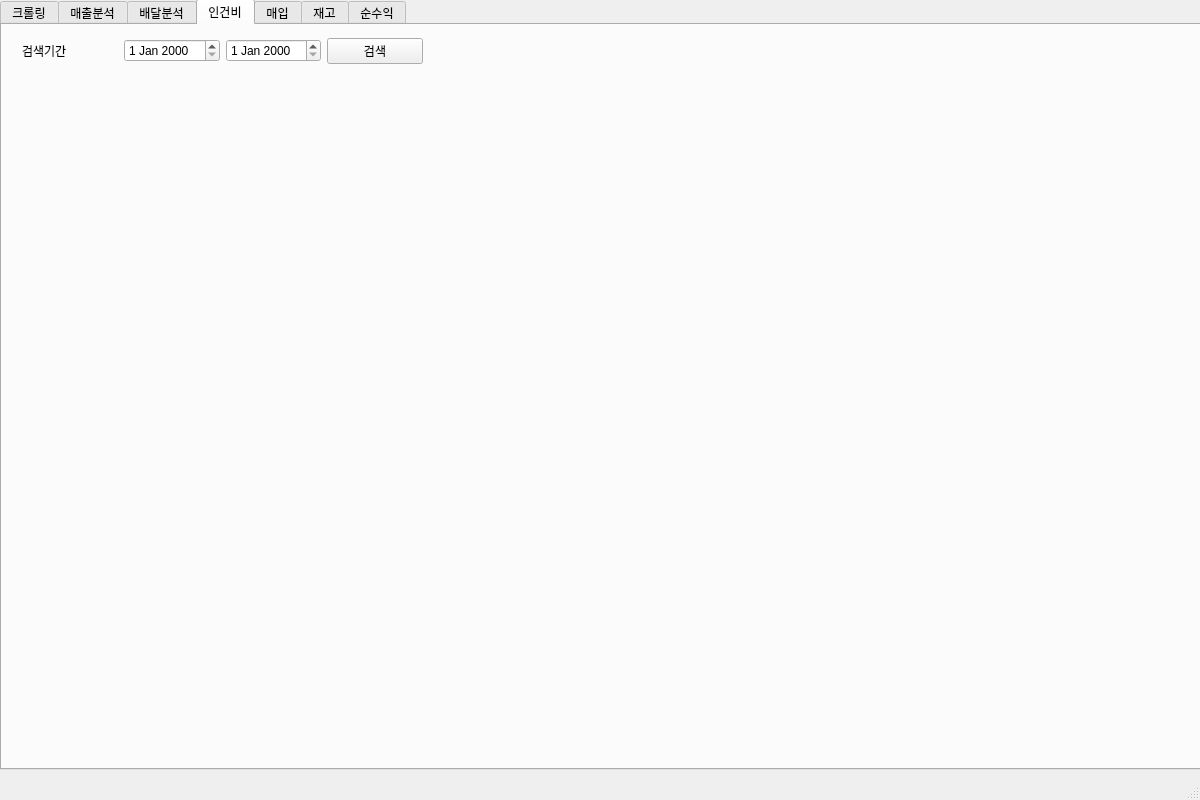
<?xml version="1.0" encoding="UTF-8"?>
<ui version="4.0">
 <class>MainWindow</class>
 <widget class="QMainWindow" name="MainWindow">
  <property name="geometry">
   <rect>
    <x>0</x>
    <y>0</y>
    <width>1200</width>
    <height>800</height>
   </rect>
  </property>
  <property name="windowTitle">
   <string>MainWindow</string>
  </property>
  <widget class="QWidget" name="centralwidget">
   <widget class="QTabWidget" name="tabWidget">
    <property name="geometry">
     <rect>
      <x>0</x>
      <y>-1</y>
      <width>1201</width>
      <height>771</height>
     </rect>
    </property>
    <property name="currentIndex">
     <number>3</number>
    </property>
    <widget class="QWidget" name="tab_1">
     <attribute name="title">
      <string>크롤링</string>
     </attribute>
     <widget class="QTableWidget" name="tableWidget">
      <property name="geometry">
       <rect>
        <x>20</x>
        <y>140</y>
        <width>1161</width>
        <height>591</height>
       </rect>
      </property>
     </widget>
     <widget class="QWidget" name="gridLayoutWidget">
      <property name="geometry">
       <rect>
        <x>20</x>
        <y>10</y>
        <width>401</width>
        <height>121</height>
       </rect>
      </property>
      <layout class="QGridLayout" name="gridLayout">
       <item row="0" column="3">
        <widget class="QPushButton" name="pushButton">
         <property name="text">
          <string>검색</string>
         </property>
        </widget>
       </item>
       <item row="0" column="1">
        <widget class="QDateEdit" name="dateEdit"/>
       </item>
       <item row="1" column="0">
        <widget class="QLabel" name="label_2">
         <property name="text">
          <string>배달의민족</string>
         </property>
        </widget>
       </item>
       <item row="0" column="0">
        <widget class="QLabel" name="label">
         <property name="text">
          <string>검색기간</string>
         </property>
        </widget>
       </item>
       <item row="0" column="2">
        <widget class="QDateEdit" name="dateEdit_2"/>
       </item>
       <item row="2" column="0">
        <widget class="QLabel" name="label_3">
         <property name="text">
          <string>나우웨이팅</string>
         </property>
        </widget>
       </item>
       <item row="3" column="0">
        <widget class="QLabel" name="label_4">
         <property name="text">
          <string>배달의민족</string>
         </property>
        </widget>
       </item>
      </layout>
     </widget>
     <widget class="QPushButton" name="pushButton_2">
      <property name="geometry">
       <rect>
        <x>460</x>
        <y>50</y>
        <width>261</width>
        <height>41</height>
       </rect>
      </property>
      <property name="text">
       <string>파일 첨부</string>
      </property>
     </widget>
     <widget class="QPushButton" name="pushButton_3">
      <property name="geometry">
       <rect>
        <x>730</x>
        <y>50</y>
        <width>61</width>
        <height>41</height>
       </rect>
      </property>
      <property name="text">
       <string>완료</string>
      </property>
     </widget>
     <widget class="QLabel" name="label_5">
      <property name="geometry">
       <rect>
        <x>470</x>
        <y>20</y>
        <width>86</width>
        <height>20</height>
       </rect>
      </property>
      <property name="text">
       <string>크롤링</string>
      </property>
     </widget>
    </widget>
    <widget class="QWidget" name="tab_2">
     <attribute name="title">
      <string>매출분석</string>
     </attribute>
     <widget class="QWidget" name="gridLayoutWidget_2">
      <property name="geometry">
       <rect>
        <x>20</x>
        <y>10</y>
        <width>401</width>
        <height>33</height>
       </rect>
      </property>
      <layout class="QGridLayout" name="gridLayout_2">
       <item row="0" column="0">
        <widget class="QLabel" name="label_7">
         <property name="text">
          <string>검색기간</string>
         </property>
        </widget>
       </item>
       <item row="0" column="3">
        <widget class="QPushButton" name="pushButton_4">
         <property name="text">
          <string>검색</string>
         </property>
        </widget>
       </item>
       <item row="0" column="2">
        <widget class="QDateEdit" name="dateEdit_4"/>
       </item>
       <item row="0" column="1">
        <widget class="QDateEdit" name="dateEdit_3"/>
       </item>
      </layout>
     </widget>
    </widget>
    <widget class="QWidget" name="tab_3">
     <attribute name="title">
      <string>배달분석</string>
     </attribute>
     <widget class="QWidget" name="gridLayoutWidget_3">
      <property name="geometry">
       <rect>
        <x>20</x>
        <y>10</y>
        <width>401</width>
        <height>33</height>
       </rect>
      </property>
      <layout class="QGridLayout" name="gridLayout_3">
       <item row="0" column="0">
        <widget class="QLabel" name="label_8">
         <property name="text">
          <string>검색기간</string>
         </property>
        </widget>
       </item>
       <item row="0" column="3">
        <widget class="QPushButton" name="pushButton_5">
         <property name="text">
          <string>검색</string>
         </property>
        </widget>
       </item>
       <item row="0" column="2">
        <widget class="QDateEdit" name="dateEdit_5"/>
       </item>
       <item row="0" column="1">
        <widget class="QDateEdit" name="dateEdit_6"/>
       </item>
      </layout>
     </widget>
    </widget>
    <widget class="QWidget" name="tab_4">
     <attribute name="title">
      <string>인건비</string>
     </attribute>
     <widget class="QWidget" name="gridLayoutWidget_4">
      <property name="geometry">
       <rect>
        <x>20</x>
        <y>10</y>
        <width>401</width>
        <height>33</height>
       </rect>
      </property>
      <layout class="QGridLayout" name="gridLayout_5">
       <item row="0" column="0">
        <widget class="QLabel" name="label_10">
         <property name="text">
          <string>검색기간</string>
         </property>
        </widget>
       </item>
       <item row="0" column="3">
        <widget class="QPushButton" name="pushButton_7">
         <property name="text">
          <string>검색</string>
         </property>
        </widget>
       </item>
       <item row="0" column="2">
        <widget class="QDateEdit" name="dateEdit_9"/>
       </item>
       <item row="0" column="1">
        <widget class="QDateEdit" name="dateEdit_10"/>
       </item>
      </layout>
     </widget>
    </widget>
    <widget class="QWidget" name="tab_5">
     <attribute name="title">
      <string>매입</string>
     </attribute>
    </widget>
    <widget class="QWidget" name="tab_6">
     <attribute name="title">
      <string>재고</string>
     </attribute>
    </widget>
    <widget class="QWidget" name="tab_7">
     <attribute name="title">
      <string>순수익</string>
     </attribute>
    </widget>
   </widget>
  </widget>
  <widget class="QStatusBar" name="statusbar"/>
 </widget>
 <resources/>
 <connections/>
</ui>
